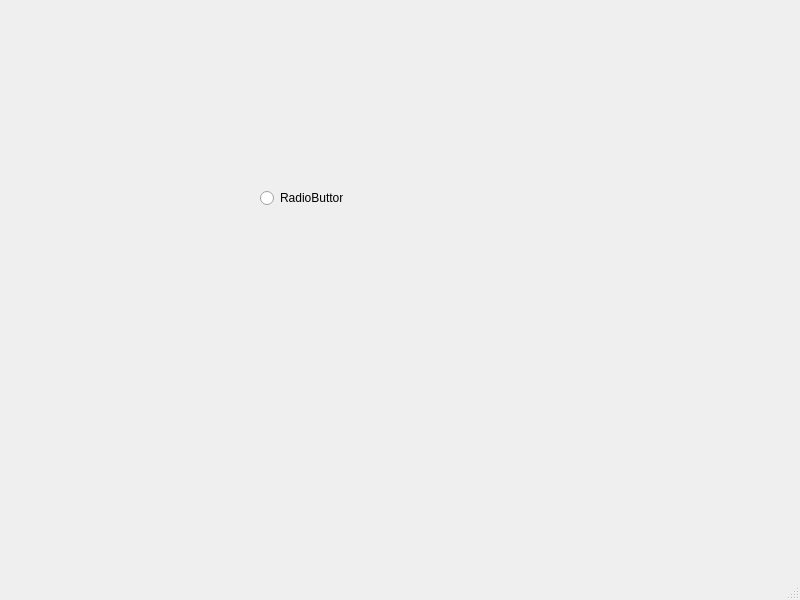
<?xml version="1.0" encoding="UTF-8"?>
<ui version="4.0">
 <class>test</class>
 <widget class="QMainWindow" name="test">
  <property name="geometry">
   <rect>
    <x>0</x>
    <y>0</y>
    <width>800</width>
    <height>600</height>
   </rect>
  </property>
  <property name="windowTitle">
   <string>MainWindow</string>
  </property>
  <widget class="QWidget" name="centralwidget">
   <widget class="QRadioButton" name="radioButton">
    <property name="geometry">
     <rect>
      <x>260</x>
      <y>190</y>
      <width>83</width>
      <height>16</height>
     </rect>
    </property>
    <property name="text">
     <string>RadioButton</string>
    </property>
   </widget>
  </widget>
  <widget class="QMenuBar" name="menubar">
   <property name="geometry">
    <rect>
     <x>0</x>
     <y>0</y>
     <width>800</width>
     <height>21</height>
    </rect>
   </property>
  </widget>
  <widget class="QStatusBar" name="statusbar"/>
 </widget>
 <resources/>
 <connections/>
</ui>
